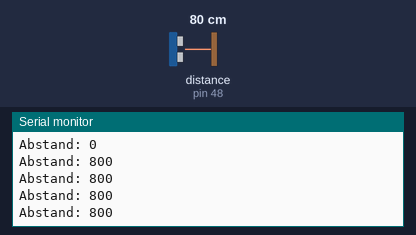
A sketch run on a simulated Arduino Nano, built with avr-gcc and run on an emulated ATmega328P. On the bench: the last lines printed to the serial monitor. The inputs (shaded band) are chosen by the test bench; at power-on: distance to the obstacle (sensor on pin 48) 80 cm.

Above: at 1.2 s.
1.3 s: distance to the obstacle (sensor on pin 48) set to 2 cm
At 1.9 s:
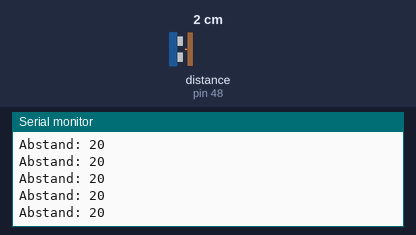
2.8 s: distance to the obstacle (sensor on pin 48) set to 4 cm
At 3.9 s:
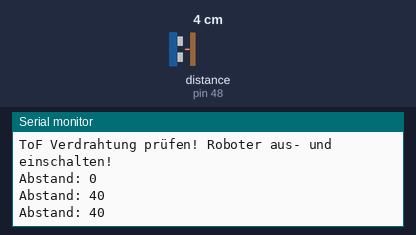
Timing chart, 0 to 5.8 s (numbered marks = the images above; inputs shaded):
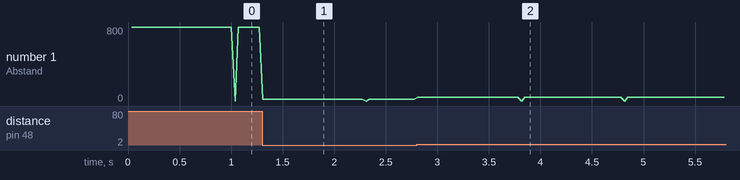

The sketch:

_08_AbstandsSensor1Kanal.ino
```cpp
/** importiert Arduino automatisch, muss man also hier nicht unbedingt auch noch mal importieren: */
#include <Arduino.h>

/**
 * !!! Immer darauf achten, dass unten in der Statusleiste...
 *     ... das richtige Arduino Board eingestellt ist
 *     ... das richtige "Sketch File" ausgewählt ist (das ändert sich nämlich nicht automatisch)
 *     ... die richtige C/C++ Konfiguration eingestellt ist (sonst gibt es noch mehr "rote swiggels")
 *
 * :: Externen 1-Kanal Time of Flight Abstandssensor auslesen ::
 * :: Serial Plotter ausprobieren ::
 * :: Hauptprogramm-Schleife in Zustände unterteilen ::
 * :: Programm in Funktionen unterteilen ::
 *
 * Hardware-Aufbau:
 * VL53L0X:    Arduino Due / Arduino Nano RP2040 Connect:
 *    SDA  <-> SDA
 *    SCL  <-- SDA
 *   [SHDN <-- (kann man optional an irgendeinen Digital-Pin anschließen,
 *              um den Sensor programmatisch abzuschalten,
 *              während man die I2C Adresse eines anderen Sensors auf demselben I2C Bus ändert.)]
 *   [GPIO --> (kann man optional an irgendeinen Digital-Pin anschließen,
 *              wenn man sich vom Sensor benachrichtigen lassen möchten,
 *              z.B. wenn der Abstand unter eine bestimme Schwelle absinkt)]
 *    GND  <-- GND
 *   [2v8  --> (2,8V Spannungsversorgung, falls man sowas irgendwo benötigt)]
 *    VIN  <-- 3V3
 *
 * Der VL53L0X ist ein externer Sensor, kann also entweder
 * - an   Bus I2C0 ("Wire")
 * - oder Bus I2C1 ("Wire1") verbunden werden.
*/

/** der I2C Bus */
#include <Wire.h>
/** I2C Adresse: 0x29 (7-bit) (Das Beispiel programmiert die Adresse auf 0x30 um) */
#include <VL53L0X.h>
VL53L0X abstandsSensor = VL53L0X();
const uint8_t NEUE_ADDRESSE = 0x30;

/** optional: Stoppuhr, um zu Verbindungsverluste zu erkennen */
#include <Chrono.h>
Chrono abstandStatischStoppuhr = Chrono(Chrono::MILLIS, false); // noch nicht gestartet

enum Modus {
    /* Werte im Serial Monitor anzeigen. */
    WERTE_LOGGEN,
    /* Geht nur in der offiziellen Arduino IDE: Komma-Separierte Liste für den Serial Plotter. */
    IM_SERIAL_PLOTTER_ZEIGEN,
};

/** hier einstellen, was das Programm mit den Sensorwerten anfangen soll: */
Modus modus = WERTE_LOGGEN;

void setup() {
    Serial.begin(115200);

    // I2C Bus 1x für alle Bus-Teilnehmer initialisieren (sonst crasht das Betriebssystem)
    Wire.begin(); // Bus I2C0
    // Wire.setClock(1000000); // 1MHz Kommunikationsgeschwindigkeit
    // Falls man den anderen I2C Bus verwenden will:
    // Wire1.begin();  // Bus I2C1
    // Wire1.setClock(1000000); // 1MHz Kommunikationsgeschwindigkeit

    // hier den zu nutzenden I2C Bus und die zu nutzende I2C Adresse eintragen:
    abstandsSensor.setBus(&Wire);
    abstandsSensor.setAddress(NEUE_ADDRESSE);
    if (!abstandsSensor.init()) {
        delay(10000); // damit wir Zeit haben den Serial Monitor zu öffnen nach dem Upload
        Serial.println("ToF Verdrahtung prüfen! Roboter aus- und einschalten! Programm Ende.");
        while (1);
    }
    // Einstellung: Fehler, wenn der Sensor länger als 500ms lang nicht reagiert
    abstandsSensor.setTimeout(500);
    // Reichweiter vergrößern (macht den Sensor ungenauer)
    abstandsSensor.setSignalRateLimit(0.1);
    abstandsSensor.setVcselPulsePeriod(VL53L0X::VcselPeriodPreRange, 18);
    abstandsSensor.setVcselPulsePeriod(VL53L0X::VcselPeriodFinalRange, 14);
    // lasse Sensor die ganze Zeit an
    abstandsSensor.startContinuous();

    abstandStatischStoppuhr.start();
    Serial.println("Initialisierung abgeschlossen");
}

// hier speichern wir die 6 Sensorwerte ab:
uint16_t abstand = 0;

void loop() {
    readDistance();

    switch (modus) {
        case WERTE_LOGGEN:
            werteLoggen();
            break;

        case IM_SERIAL_PLOTTER_ZEIGEN:
            fuerPlotterLoggen();
            delay(100); // damit man im Plotter auch was erkennt und nicht alles so schnell vorbei fliegt
            break;

    }
}

const uint16_t VERBINDUNG_VERLOREN = 0;
uint16_t vorheriger_abstand = VERBINDUNG_VERLOREN;
void readDistance() {
    if (!abstandsSensor.timeoutOccurred()) {
        abstand = abstandsSensor.readRangeContinuousMillimeters();
        // statt 65535 kann es auch passieren, dass sich der Wert einfach nicht mehr ändert
        if (abstand != 65535 && !abstandStatischStoppuhr.hasPassed(1000)) {
            // alles OK
            if (vorheriger_abstand != abstand) {
                // merken: der Wert hat sich verändert
                vorheriger_abstand = abstand;
                abstandStatischStoppuhr.restart();
            }
            return; // rausgehen aus der Funktion, damit wir nicht zum Fehler kommen
        }
    }

    // Fehler:
    abstand = VERBINDUNG_VERLOREN;
    abstandStatischStoppuhr.restart(); // um bei Wackelkontakt Wiederverbindung zu erlauben
    Serial.println("ToF Verdrahtung prüfen! Roboter aus- und einschalten!");
}

void werteLoggen() {
    Serial.println("Abstand: " + String(abstand));
}

void fuerPlotterLoggen() {
    Serial.println(abstand);
}
```

Measured:
- after the input at 1.3 s, the serial monitor: prints a new line at once (image 1)
- after the input at 2.8 s, the serial monitor: prints a new line at once (image 2)
- plotted number 1: 800 → 20 after the input at 1.3 s, 20 → 40 after the input at 2.8 s
